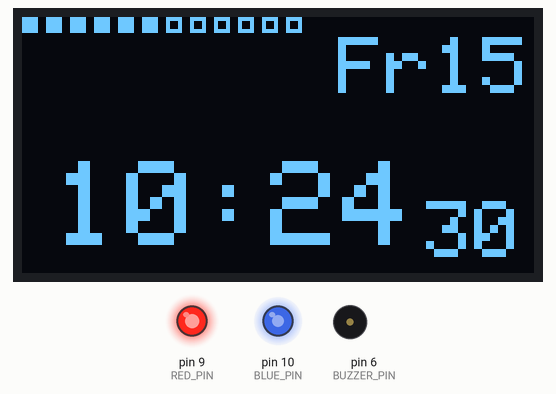
This sketch was run on a simulated Arduino Uno, built with avr-gcc and run on an emulated ATmega328P. Shown: 128×64 one-colour display, output pins drawn as LEDs (lit = HIGH), buzzer (waves = sounding, pin HIGH). The local clock reads 2024-03-15 10:24:30 at power-on unless the sketch sets it.

Above: at 0.52 s.
At 29.56 s:
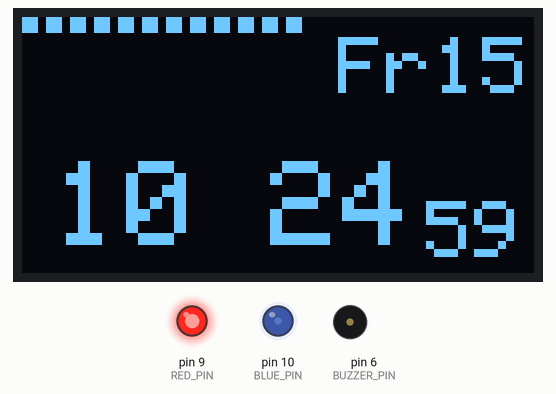
At 34.73 s:
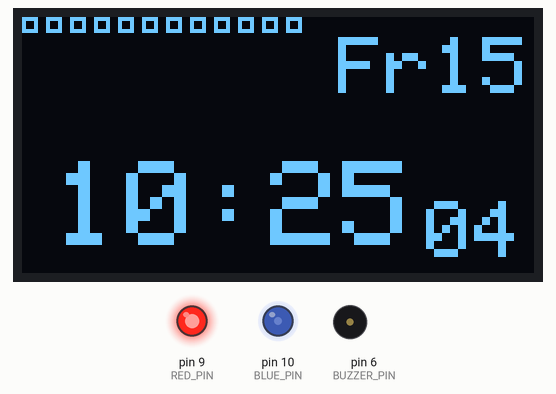
At 39.89 s:
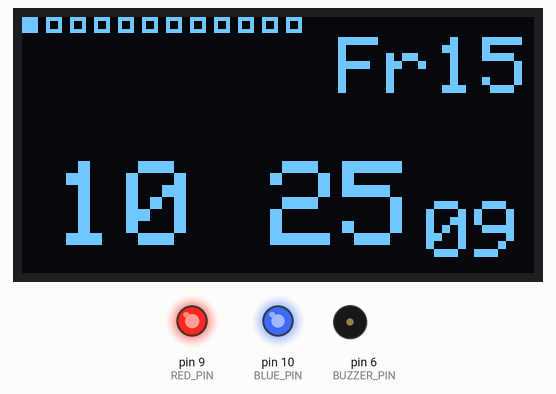
Timing chart, 0 to 40.0 s (numbered marks = the images above):
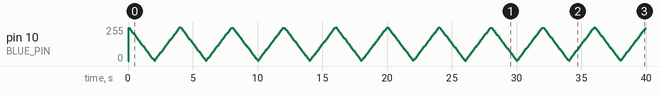

The sketch:

sketch_sep10c.ino
```cpp
#include <Wire.h>
#include <Adafruit_GFX.h>
#include <Adafruit_SSD1306.h>
#include <RTClib.h>

// OLED setup
#define SCREEN_WIDTH 128
#define SCREEN_HEIGHT 64
Adafruit_SSD1306 display(SCREEN_WIDTH, SCREEN_HEIGHT, &Wire, -1);

// RTC
RTC_DS3231 rtc;

// Bicolor LED pins (Common Anode: LOW = ON)
#define RED_PIN   9
#define BLUE_PIN  10

// Buzzer pin
#define BUZZER_PIN 6

// Colon blink
bool showColon = true;
unsigned long lastBlink = 0;
const long blinkInterval = 500; // ms

// Slide control
int currentSlide = 1;
unsigned long slideStart = 0;
const unsigned long dateDisplayDuration = 15000; // 15 seconds

// LED breathing animation modes
enum LedMode {
  MODE_BLUE_IDLE,
  MODE_PURPLE_TRANSITION,
  MODE_ALARM_ON
};

LedMode currentLedMode = MODE_BLUE_IDLE;
unsigned long lastModeChange = 0;
const unsigned long blueCycleDuration = 4000;   // 4 seconds per full cycle
const unsigned long purpleCycleDuration = 3000; // 3 seconds per full cycle

// Guard to prevent repeat triggering on same minute
bool hasShownDateThisQuarter = false;

// -------------------- Alarm Setup --------------------
// Hardcoded alarm time (24-hour format)
const int alarmHour = 12;
const int alarmMinute = 20;

enum AlarmState {
  ALARM_IDLE,
  ALARM_RINGING,
  ALARM_SNOOZED
};

AlarmState alarmState = ALARM_IDLE;

unsigned long alarmStartMillis = 0;
const unsigned long alarmDuration = 30000; // 30 seconds buzzer on
const unsigned long snoozeDuration = 5 * 60 * 1000UL; // 5 minutes snooze

unsigned long snoozeStartMillis = 0;

// -------------------- Utility Functions --------------------
String dayToString(uint8_t day) {
  switch (day) {
    case 0: return "SUN"; case 1: return "MON"; case 2: return "TUE";
    case 3: return "WED"; case 4: return "THU"; case 5: return "FRI";
    case 6: return "SAT"; default: return "UNK";
  }
}

String monthToString(uint8_t month) {
  switch (month) {
    case 1: return "JAN"; case 2: return "FEB"; case 3: return "MAR";
    case 4: return "APR"; case 5: return "MAY"; case 6: return "JUN";
    case 7: return "JUL"; case 8: return "AUG"; case 9: return "SEP";
    case 10: return "OCT"; case 11: return "NOV"; case 12: return "DEC";
    default: return "UNK";
  }
}

// -------------------- LED Breathing --------------------
void updateLED() {
  unsigned long nowMillis = millis();
  unsigned long cycleDuration;

  if (alarmState == ALARM_RINGING) {
    // Solid Red ON when alarm ringing
    analogWrite(RED_PIN, 0);  // ON (common anode)
    analogWrite(BLUE_PIN, 255); // OFF
    return;
  }

  cycleDuration = (currentLedMode == MODE_BLUE_IDLE) ? blueCycleDuration : purpleCycleDuration;

  float progress = (nowMillis % cycleDuration) / (float)cycleDuration;
  float brightness = (progress < 0.5) ? (progress * 2.0) : (2.0 - progress * 2.0);
  int pwmValue = 255 - (int)(brightness * 255); // Inverted for common anode

  if (currentLedMode == MODE_BLUE_IDLE) {
    analogWrite(RED_PIN, 255);
    analogWrite(BLUE_PIN, pwmValue);
  } else if (currentLedMode == MODE_PURPLE_TRANSITION) {
    analogWrite(RED_PIN, pwmValue);
    analogWrite(BLUE_PIN, pwmValue);
  }
}

// -------------------- Setup --------------------
void setup() {
  Serial.begin(9600);

  if (!display.begin(SSD1306_SWITCHCAPVCC, 0x3C)) {
    Serial.println(F("SSD1306 allocation failed"));
    for (;;);
  }
  display.clearDisplay();
  display.display();

  if (!rtc.begin()) {
    Serial.println("Couldn't find RTC");
    while (1);
  }

  if (rtc.lostPower()) {
    Serial.println("RTC lost power, setting time!");
    rtc.adjust(DateTime(F(__DATE__), F(__TIME__)));
  }

  pinMode(RED_PIN, OUTPUT);
  pinMode(BLUE_PIN, OUTPUT);
  analogWrite(RED_PIN, 255);
  analogWrite(BLUE_PIN, 255);

  pinMode(BUZZER_PIN, OUTPUT);
  digitalWrite(BUZZER_PIN, LOW);

  slideStart = millis();
}

// -------------------- Alarm Handling --------------------
void startAlarm() {
  alarmState = ALARM_RINGING;
  alarmStartMillis = millis();
  currentLedMode = MODE_ALARM_ON;
  Serial.println("Alarm started!");
}

void stopAlarm() {
  alarmState = ALARM_SNOOZED;
  snoozeStartMillis = millis();
  currentLedMode = MODE_BLUE_IDLE;
  digitalWrite(BUZZER_PIN, LOW);
  Serial.println("Alarm snoozed!");
}

void updateAlarm(DateTime now) {
  unsigned long nowMillis = millis();

  switch (alarmState) {
    case ALARM_IDLE:
      // Check if current time matches alarm time
      if (now.hour() == alarmHour && now.minute() == alarmMinute && now.second() == 0) {
        startAlarm();
      }
      break;

    case ALARM_RINGING:
      // Buzzer ON during alarmDuration
      if (nowMillis - alarmStartMillis < alarmDuration) {
        digitalWrite(BUZZER_PIN, (millis() / 250) % 2);  // Beep ON/OFF every 250ms
      } else {
        // If no stop after alarmDuration, auto snooze
        stopAlarm();
      }
      break;

    case ALARM_SNOOZED:
      digitalWrite(BUZZER_PIN, LOW);
      // Wait snoozeDuration then ring again
      if (nowMillis - snoozeStartMillis >= snoozeDuration) {
        alarmState = ALARM_IDLE;  // Reset to check alarm time again
        Serial.println("Snooze period ended, ready to ring again.");
      }
      break;
  }
}

// -------------------- Main Loop --------------------
void loop() {
  DateTime now = rtc.now();
  unsigned long currentMillis = millis();

  int currentMinute = now.minute();
  int currentSecond = now.second();
  bool isQuarter = (currentMinute % 15 == 0);

  // Blink colon
  if (currentMillis - lastBlink >= blinkInterval) {
    lastBlink = currentMillis;
    showColon = !showColon;
  }

  // Switch to date slide at quarter hour
  if (isQuarter && !hasShownDateThisQuarter && currentSlide == 1 && currentSecond < 2) {
    currentSlide = 2;
    slideStart = currentMillis;
    currentLedMode = MODE_PURPLE_TRANSITION;
    lastModeChange = currentMillis;
    hasShownDateThisQuarter = true;
  }

  if (!isQuarter) {
    hasShownDateThisQuarter = false;
  }

  // Return to time slide after duration
  if (currentSlide == 2 && currentMillis - slideStart >= dateDisplayDuration) {
    currentSlide = 1;
    slideStart = currentMillis;
    currentLedMode = MODE_BLUE_IDLE;
    lastModeChange = currentMillis;
  }

  updateAlarm(now);   // alarm buzzer + state update
  updateLED();        // LED breathing update

  // OLED rendering
  display.clearDisplay();
  display.setTextColor(SSD1306_WHITE);

  if (currentSlide == 1) {
    // ========== SLIDE 1: TIME VIEW ==========

    // 🔹 Alarm progress bar (top left)
    int totalBars = 12;
    int filledBars = 0;

    if (alarmState == ALARM_RINGING) {
      unsigned long elapsed = currentMillis - alarmStartMillis;
      filledBars = map(elapsed, 0, alarmDuration, 0, totalBars);
      if (filledBars > totalBars) filledBars = totalBars;
    } else {
      // Show seconds progress when not alarming
      filledBars = map(now.second(), 0, 59, 0, totalBars);
    }

    int barHeight = 4;
    for (int i = 0; i < totalBars; i++) {
      int barX = i * 6;
      if (i < filledBars) {
        display.fillRect(barX, 0, 4, barHeight, SSD1306_WHITE);
      } else {
        display.drawRect(barX, 0, 4, barHeight, SSD1306_WHITE);
      }
    }

    // 🔹 Top-right compact date (e.g., Fr12)
    display.setTextSize(2);
    String shortDate = dayToString(now.dayOfTheWeek()).substring(0, 2);
    shortDate.setCharAt(0, toupper(shortDate.charAt(0)));
    shortDate.setCharAt(1, tolower(shortDate.charAt(1)));
    shortDate += String(now.day());

    int16_t x1, y1;
    uint16_t w, h;
    display.getTextBounds(shortDate, 0, 0, &x1, &y1, &w, &h);
    display.setCursor(SCREEN_WIDTH - w - 1, 5);  // Just below bar
    display.print(shortDate);

    // 🔹 Main Time (centered)
    display.setTextSize(3);
    char timeBuffer[6];
    snprintf(timeBuffer, sizeof(timeBuffer), "%02d%c%02d", now.hour(), showColon ? ':' : ' ', now.minute());

    display.getTextBounds(timeBuffer, 0, 0, &x1, &y1, &w, &h);
    int xMain = (SCREEN_WIDTH - (w + 22)) / 2;
    int yMain = SCREEN_HEIGHT - h - 4;
    display.setCursor(xMain, yMain);
    display.print(timeBuffer);

    // 🔹 Seconds (small)
    char secBuffer[3];
    snprintf(secBuffer, sizeof(secBuffer), "%02d", now.second());
    display.setTextSize(2);
    int xSec = xMain + w + 3;
    int ySec = yMain + 10;
    display.setCursor(xSec, ySec);
    display.print(secBuffer);

    // 🔹 Alarm text if ringing
    if (alarmState == ALARM_RINGING) {
      display.setTextSize(1);
      display.setCursor(5, 10);
      display.print(F("!!! ALARM !!!"));
    }

  } else if (currentSlide == 2) {
    // ========== SLIDE 2: DATE VIEW ==========
    display.setTextSize(3);
    String topDate = dayToString(now.dayOfTheWeek()) + " " + String(now.day());
    int16_t x1, y1;
    uint16_t w, h;
    display.getTextBounds(topDate, 0, 0, &x1, &y1, &w, &h);
    display.setCursor((SCREEN_WIDTH - w) / 2, 12);
    display.print(topDate);

    display.setTextSize(2);
    String bottomDate = monthToString(now.month()) + " " + String(now.year());
    display.getTextBounds(bottomDate, 0, 0, &x1, &y1, &w, &h);
    display.setCursor((SCREEN_WIDTH - w) / 2, 42);
    display.print(bottomDate);

    display.drawLine(10, 8, SCREEN_WIDTH - 10, 8, SSD1306_WHITE);
    display.drawLine(10, SCREEN_HEIGHT - 8, SCREEN_WIDTH - 10, SCREEN_HEIGHT - 8, SSD1306_WHITE);
  }

  display.display();
  delay(50);
}
```

Measured:
- what the display in image 0 shows lasts 0.5 s, from 0.1 s to 0.6 s
- what the display in image 1 shows lasts 0.5 s, from 29.1 s to 29.6 s
